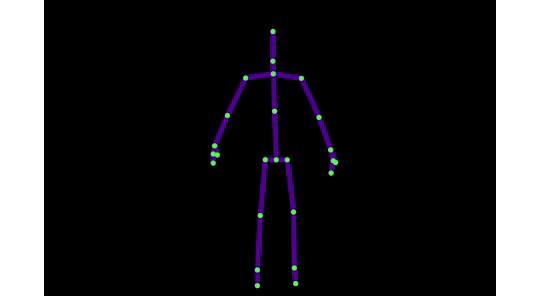
#> input picture frame 24 of overlay/pipeline/input/kinect-joints.mp4, 540 x 296 px
$ jupyter execute kinect-extract.ipynb
#> lines starting #> are read from the running program, lines starting #| are printed output that depends on the picture; after the words box and inside, x2 and y2 are one past the last pixel; in counts of white or black regions, pixels touching at a corner belong together; pictures that were not available may be replaced by others from this repository, and a replacement may not be noted
# Segment out the joints (red dots)

[cell 1]
import cv2
from matplotlib import pyplot as plt

# Open the video file
cap = cv2.VideoCapture("../input/kinect-joints.mp4")

# Read the first frame
ret, frame = cap.read()
#> frame is the input picture: shape (296, 540, 3); mean B, G, R 44.5, 42.4, 43.3
cap.release()

if ret:
  # Convert BGR (OpenCV default) to RGB for displaying with matplotlib
  frame_rgb = cv2.cvtColor(frame, cv2.COLOR_BGR2RGB)
  plt.imshow(frame_rgb)
  plt.axis('off')
  plt.title('First Frame')
  plt.show()
else:
  print("Failed to load the video or read the first frame.")

[cell 2]
import numpy as np
import matplotlib.pyplot as plt

# Joint color
joint_rgb = np.array([87, 239, 89])  # (R, G, B)

# Set margin for thresholding (tune as needed)
margin = 50

lower = np.clip(joint_rgb - margin, 0, 255)
upper = np.clip(joint_rgb + margin, 0, 255)

print("RGB threshold lower:", lower)
print("RGB threshold upper:", upper)

# Create mask: pixels close to joint_rgb
mask = np.all((frame_rgb >= lower) & (frame_rgb <= upper), axis=-1)
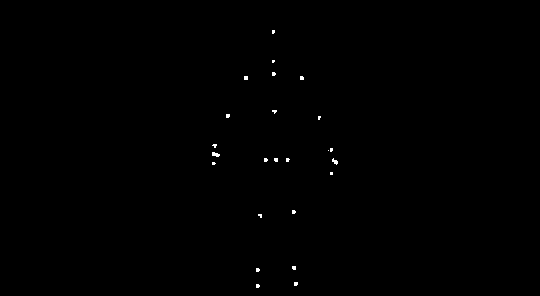
#> mask: shape (296, 540) bool; 0.2% white in thin lines or dots, all inside (x1, y1, x2, y2) = (212, 30, 338, 288)

plt.imshow(mask, cmap='gray')
plt.title("Segmented Joint Dots (RGB)")
plt.axis('off')
plt.show()

# Obtain the coords of each joint, relative to the top-left corner

[cell 3]
# Find Contours of Green Dots

# Find contours in the mask
mask = (mask.astype(np.uint8)) * 255
contours, _ = cv2.findContours(mask, cv2.RETR_EXTERNAL, cv2.CHAIN_APPROX_SIMPLE)
#> contours = 24 contours, all with area under 20

dot_centers = []
min_area = 1  # Minimum area to filter out noise

for contour in contours:
    area = cv2.contourArea(contour)
    if area > min_area:
        M = cv2.moments(contour)
        if M["m00"] > 0:
            cx = int(M["m10"] / M["m00"])
            cy = int(M["m01"] / M["m00"])
            dot_centers.append((cx, cy))
#> this loop made 24 passes
#> (contour, area, cx, cy) on passes 7, 21: ([[330, 172], [330, 174], [332, 174], [332, 172]], 4, 331, 173), ([[244, 76], [244, 79], [247, 79], [247, 76]], 9, 245, 77)
#> (area, cx, cy) on passes 1 to 6: (8, 257, 285), (8.5, 295, 283), (8, 257, 269), (8.5, 293, 267), (5.5, 259, 215), (8, 293, 211)
#> after the loop, dot_centers = [(257, 285), (295, 283), (257, 269), (293, 267), (259, 215), (293, 211), (331, 173), (213, 163), (334, 161), (287, 159), (275, 159), (265, 159), (215, 154), (330, 149), (214, 145), (318, 117), (227, 115), (274, 110), (301, 77), (245, 77), (273, 73), (272, 60), (272, 31)]

print(f"Found {len(dot_centers)} green dots.")
#| Found 23 green dots.

[cell 4]
# Sort and Number the Dots

# Sort by y, then x for consistency
dot_centers_sorted = sorted(dot_centers, key=lambda p: (p[1], p[0]))
#> dot_centers_sorted = [(272, 31), (272, 60), (273, 73), (245, 77), (301, 77), (274, 110), (227, 115), (318, 117), (214, 145), (330, 149), (215, 154), (265, 159), (275, 159), (287, 159), (334, 161), (213, 163), (331, 173), (293, 211), (259, 215), (293, 267), (257, 269), (295, 283), (257, 285)]

# Display the sorted coordinates
for idx, (x, y) in enumerate(dot_centers_sorted):
    print(f"Dot {idx}: (x={x}, y={y})")
#> this loop made 23 passes
#| Dot 0: (x=272, y=31)
#| Dot 1: (x=272, y=60)
#| Dot 2: (x=273, y=73)
#| Dot 3: (x=245, y=77)
#| Dot 4: (x=301, y=77)
#| Dot 5: (x=274, y=110)
#| Dot 6: (x=227, y=115)
#| Dot 7: (x=318, y=117)
#> (further printed lines are left out)

[cell 5]
# Visualize the Numbered Dots on the Image

# Copy image for drawing
img_out = frame_rgb.copy()

# Draw green circles and numbers
for idx, (x, y) in enumerate(dot_centers_sorted):
    cv2.circle(img_out, (x, y), 4, (0, 0, 255), 2)
    cv2.putText(img_out, str(idx), (x+10, y-10), cv2.FONT_HERSHEY_SIMPLEX, 0.4, (0,0,255), 2)
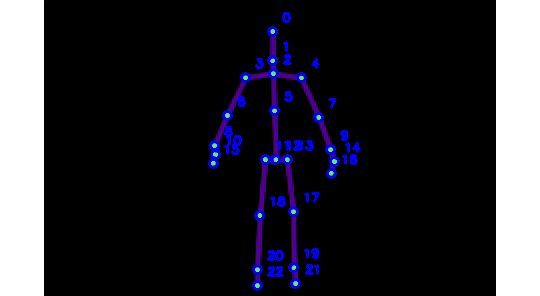
#> img_out: shape (296, 540, 3); mean R, G, B 43, 42.2, 49.5

# Show the result
plt.imshow(img_out)
plt.title("Detected and Numbered Red Dots")
plt.axis('off')
plt.show()

# Create image with transparent background

[cell 6]
# Create an RGBA image with transparent background
img_rgba = cv2.cvtColor(frame_rgb, cv2.COLOR_RGB2RGBA)

# Set alpha channel: 255 where red_mask_clean > 0, 0 elsewhere
alpha_channel = np.where(mask > 0, 255, 0).astype(np.uint8)
img_rgba[..., 3] = alpha_channel
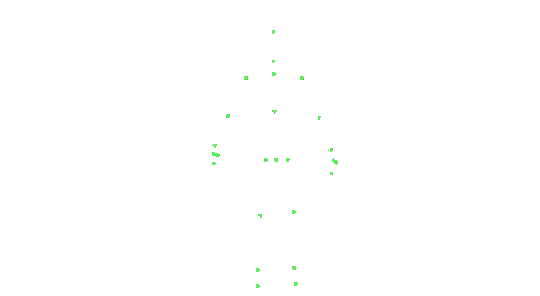
#> img_rgba: shape (296, 540, 4); mean R, G, B, A 43.3, 42.4, 44.5, 0.5; transparent parts drawn white

# Set RGB to 0 where not red dot (optional, for full transparency)
img_rgba[..., :3][alpha_channel == 0] = 0

plt.imshow(img_rgba)
plt.title("Segmented Red Dots (Transparent Background)")
plt.axis('off')
plt.show()

# Load the first frame of the clothing video

[cell 7]
# Load the video file "unity-vid.mp4"
video2 = cv2.VideoCapture("../input/live-vid.mp4")

# Read the first frame
ret2, frame2 = video2.read()
video2.release()

if ret2:
  print("Frame2 shape:", frame2.shape)
#| Frame2 shape: (296, 540, 3)
  print("Frame2 dtype:", frame2.dtype)
#| Frame2 dtype: uint8
  print("Frame2 size (bytes):", frame2.nbytes)
#| Frame2 size (bytes): 479520
  # Convert BGR to RGB for display
  frame2_rgb = cv2.cvtColor(frame2, cv2.COLOR_BGR2RGB)
  plt.imshow(frame2_rgb)
  plt.axis('off')
  plt.title("First Frame of unity-vid.mp4")
  plt.show()
else:
  print("Failed to read the first frame from unity-vid.mp4.")

# Overlay the joints on the clothing to show accuracy

[cell 8]
# Overlay img_rgba (red dots with transparency) onto frame2_rgb

# Ensure both images are the same size
assert img_rgba.shape[:2] == frame2_rgb.shape[:2], "Image sizes do not match!"

# Prepare output image as a copy of frame2_rgb
overlay_result = frame2_rgb.copy()

# Blend where alpha_channel > 0 (i.e., where red dots are)
alpha = img_rgba[..., 3] / 255.0  # Normalize alpha to [0,1]
for c in range(3):  # For R, G, B channels
  overlay_result[..., c] = (img_rgba[..., c] * alpha + overlay_result[..., c] * (1 - alpha)).astype(np.uint8)

plt.imshow(overlay_result)
plt.title("Red Dots Overlayed on unity-vid.mp4 First Frame")
plt.axis('off')
plt.show()
